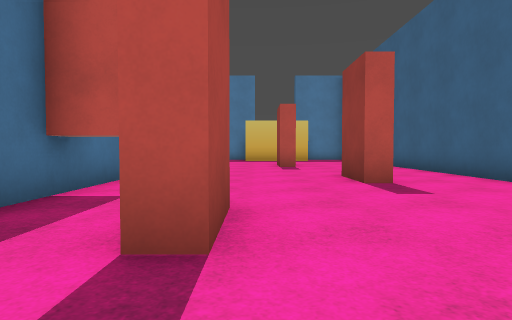
View 1 (above)

12 first-person views from a walk through a level from a Godot 3-D game. The camera is 1.2 m above the floor, tilts 2° down and sees 75° across. The floor is counted in squares, 2 m on a side. Each view is taken from the middle of a square. On the plan, view 1 faces up. The plan holds only what a view shows up to about 10 squares ahead; the rest is blank. Some surface patterns are stand-ins.

View 2
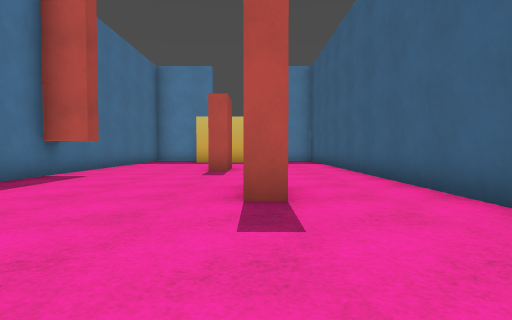

View 3
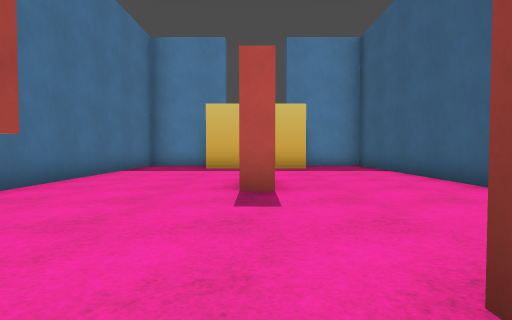

View 4
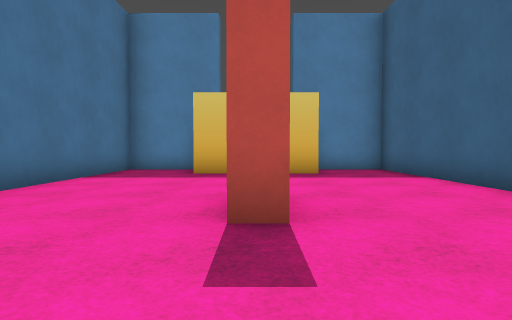

View 5
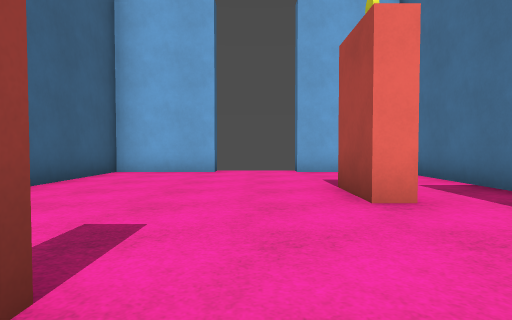

View 6
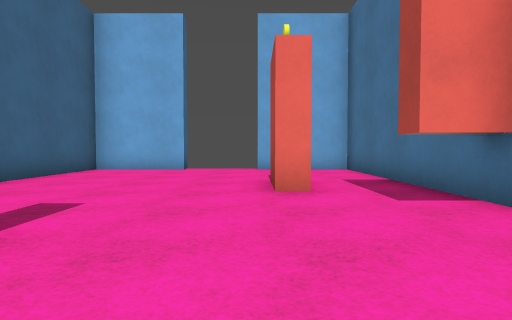

View 7
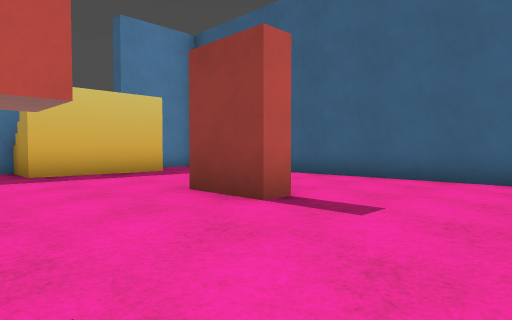

View 8
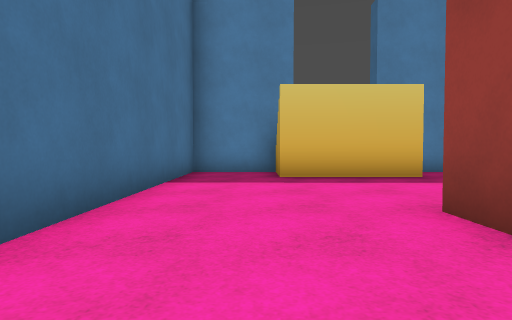

View 9
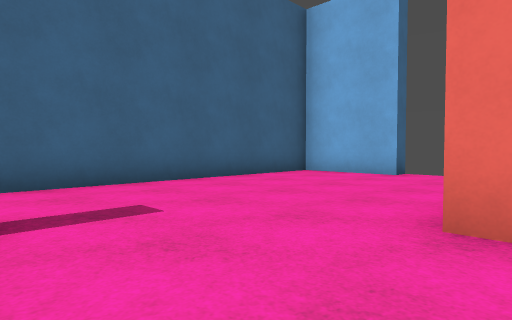

View 10
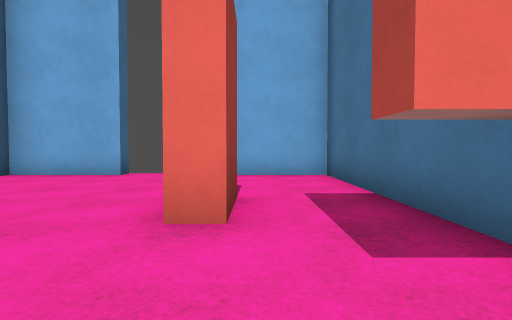

View 11
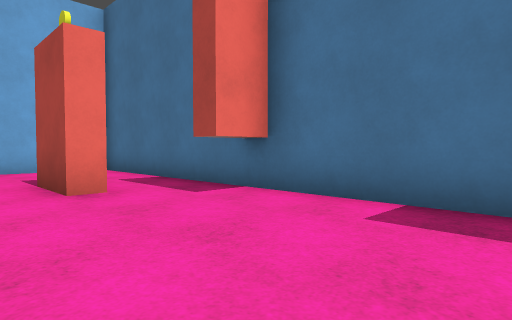

View 12
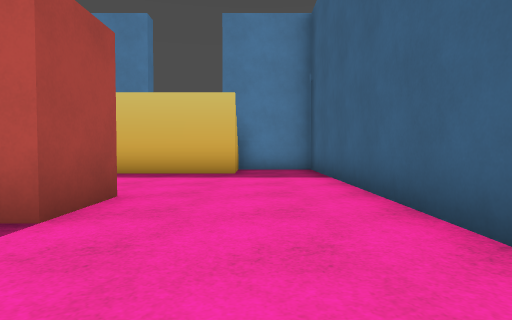

### Floor plan
Points are (right, up) in squares from view 1. A wall is a line through its corners. A room is listed if a view was taken in it or the views show most of it. See-through windows are left out.
Room 1 (views 1, 2, 3, 4, 5, 6, 7, 8, 9, 10, 11, 12)
walls: (2.4, 5.7) (1.9, 5.7) (1.9, 7.2); (-1.6, 9.8) (-1.6, 9.2) (-2.6, 9.2); (1.3, 12.2) (1.3, 10.6) (0.8, 10.6) (0.8, 12.2); (-0.3, 3.4) (-0.3, 1.9) (-0.8, 1.9) (-0.8, 3.4) (-0.3, 3.4); (-2.6, 4.6) (-1.6, 4.6) (-1.6, 4.1) (-2.6, 4.1); (2.5, 17) (2.5, 16) (-0.5, 16) (-0.5, 17.5) (-2.6, 17.5) (-2.6, -1.5) (-0.1, -1.5); (2, -1.5) (4.6, -1.5) (4.6, 17.5) (2.5, 17.5)
ways out: gap at (0, -2); gap at (2, -2)

Where each view was taken, in squares from view 1:
view 1: 0 up, 0 right, facing up
view 2: 2 up, 2 right, facing up
view 3: 6 up, 1 right, facing up
view 4: 8 up, 1 right, facing up
view 5: 7 up, 1 right, facing down
view 6: 8 up, 0 right, facing down
view 7: 8 up, 2 left, facing up-right
view 8: 9 up, 1 left, facing up
view 9: 6 up, 1 left, facing down-right
view 10: 6 up, 1 left, facing down
view 11: 8 up, 1 right, facing down-left
view 12: 8 up, 3 right, facing up
